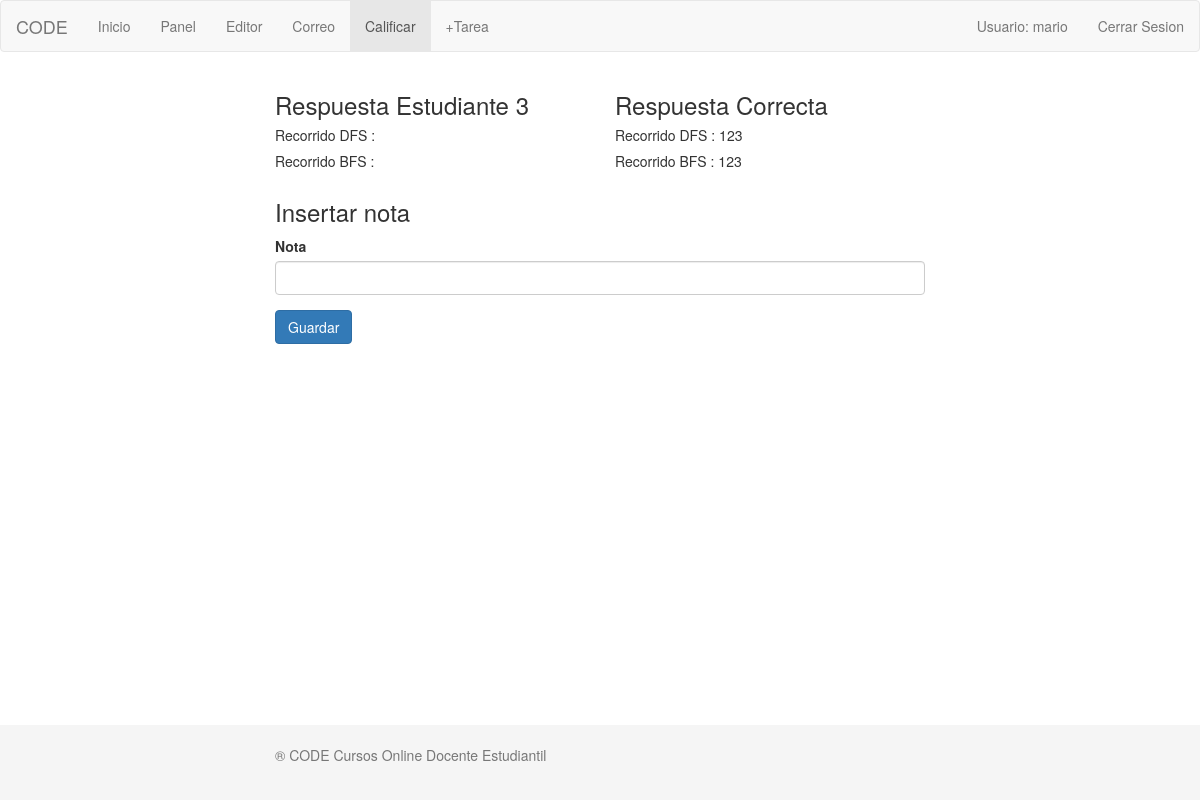
/insertar_nota.php?id=0&id_tarea=9&id_cal=3 (signed in), run on an earlier commit of the app's database.
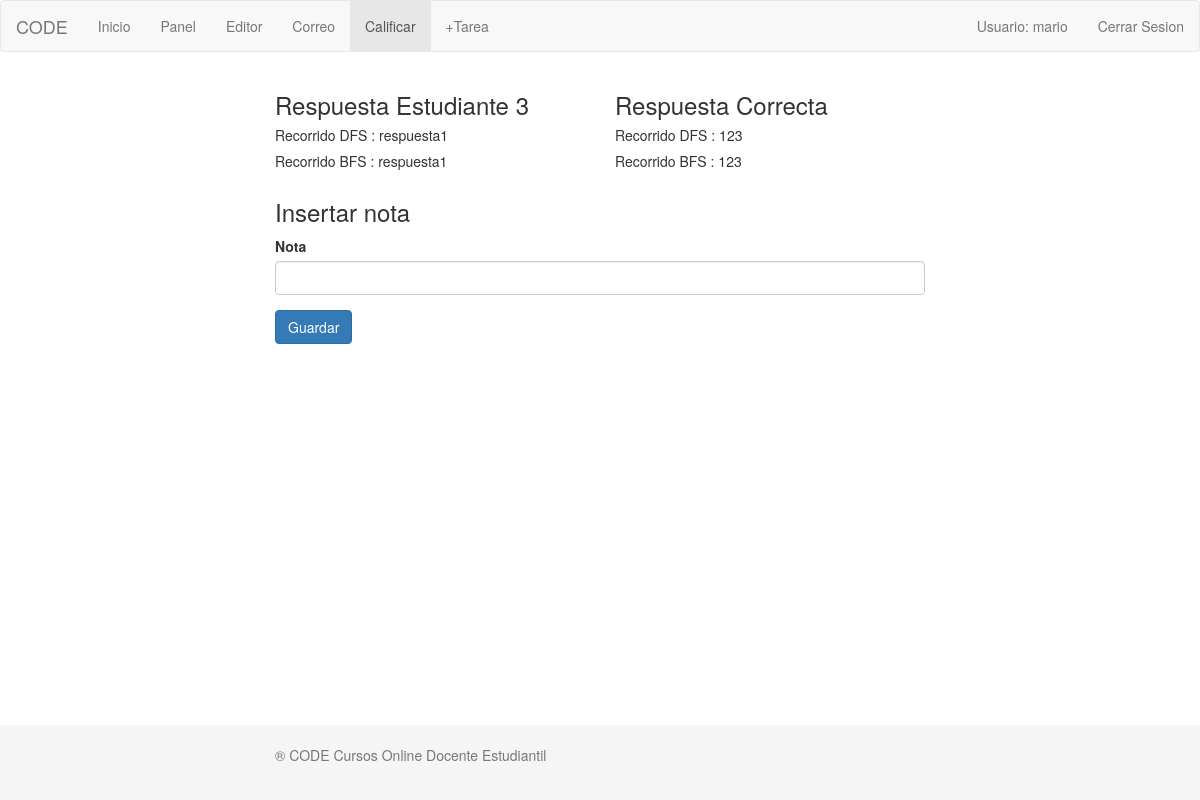
And on a later commit of the database.
### tables this page shows
CREATE TABLE `solucion` (
  `id` int(11) NOT NULL,
  `id_tarea` int(11) NOT NULL,
  `id_usuario` int(11) NOT NULL,
  `rec_dfs` varchar(255) DEFAULT NULL,
  `rec_bfs` varchar(255) DEFAULT NULL
);

### modelo/Calificacion.php (called while the page is built, shortened)
<?php
require 'BDConeccion.php';
class Calificacion
{
 	public function obtenerTarea($idTarea) {
 		$this->coneccion = new BDConeccion();
 		$this->coneccion->conectar();
 		$resultado = $this->coneccion->consulta("select * from ejercicio where id = ".$idTarea);
 		return $resultado;
 	}
 	public function obtenerSolucion($id_solucion) {
 		$this->coneccion = new BDConeccion();
 		$this->coneccion->conectar();
 		$resultado = $this->coneccion->consulta("select * from solucion where id = ".$id_solucion);
 		return $resultado;
 	}
}

### modelo/BDConeccion.php (called while the page is built, shortened)
<?php
class BDConeccion {
   private $conexion;
   public function conectar()
   {
      if(!isset($this->conexion))
      {
        $this->conexion = (mysql_connect("localhost","root","root")) or die(mysql_error());
      }
   }
     public function consulta($sql)
     {
        $resultado = mysql_query($sql,$this->conexion);
        return $resultado;
    }
}

### insertar_nota.php (the view, shortened to what this page needs)
<?php
if(isset($_SESSION['user'])){
$usuario = $_SESSION['user'];
}
else{
echo '<script>alert("Necesita iniciar sesion para acceder a esta pagina.");</script>';
echo '<script>window.location="index.php";</script>';
}
if(isset($_GET["id"]) && isset($_GET["id"])) {
        $id_solucion = $_GET["id"];
        $id_tarea = $_GET["id_tarea"];
        $id_cal = $_GET["id_cal"];
 }
require 'modelo/Calificacion.php';
$calificacion = new Calificacion();
$tarea = mysql_fetch_array($calificacion->obtenerTarea($id_tarea));
$solucion = mysql_fetch_array($calificacion->obtenerSolucion($id_solucion));
?>
<!DOCTYPE html>
<html lang="">
	<head>
		<link rel="stylesheet" href="css/bootstrap.min.css">
		<link rel="stylesheet" type="text/css" href="css/styles.css?update=12102006">
	</head>
	<body>
		<nav role="navigation" class="navbar navbar-default">
			<div class="navbar-header">
				<a href="#" class="navbar-brand">CODE</a>
			</div>
			<div id="navbarCollapse" class="collapse navbar-collapse">
				<ul class="nav navbar-nav">
					<li><a href="index.php">Inicio</a></li>
					<li ><a href="docente.php">Panel</a></li>
					<li ><a href="editor.php">Editor</a></li>
					<li ><a href="correo.php">Correo</a></li>
					<li class="active"><a href="calificar.php">Calificar</a></li>
					<li ><a href="plusTarea.php">+Tarea</a></li>
				</ul>
				<ul class="nav navbar-nav navbar-right">
					<li><a  data-toggle="collapse" data-target="#collap_user" href="#">Usuario:
					<?php echo ''.$usuario.''?></a></li>
					<li><a href="cerrarSesion.php">Cerrar Sesion</a></li>
				</ul>
			</div>
		</nav>
		<div class="container">
			<div class="row">
				<div class="col-md-6">
					<h3>Respuesta Estudiante <?php echo $id_cal;?></h3>
					<h5>Recorrido DFS : <?php echo $solucion['rec_dfs'];?></h5>
					<h5>Recorrido BFS : <?php echo $solucion['rec_bfs'];?></h5>
				</div>
				<div class="col-md-6">
					<h3>Respuesta Correcta</h3>
					<h5>Recorrido DFS : <?php echo $tarea['rec_dfs'];?></h5>
					<h5>Recorrido BFS : <?php echo $tarea['rec_bfs'];?></h5>
				</div>
				<div class="col-md-12">
					<h3>Insertar nota</h3>
					<form action="procesar_nota.php" method="POST" role="form">
						<div class="form-group">
							<label for="">Nota</label>
							<input type="number" max="10" min="0" class="form-control" name="nota">
						</div>
						<button type="submit" class="btn btn-primary">Guardar</button>
					</form>
				</div>
			</div>
		</div>
		<footer class="footer">
			<div class="container">
				<p class="text-muted">® CODE Cursos Online Docente Estudiantil</p>
			</div>
		</footer>
	</body>
</html>

What changed in the data, as far as the page shows it:
added solucion: rec_dfs "respuesta1", rec_bfs "respuesta1"
